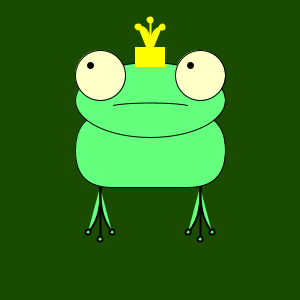
Frame 1 (no input)
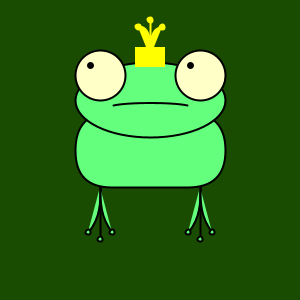
Frame 60 (the mouse pressed at the canvas centre just before this capture)
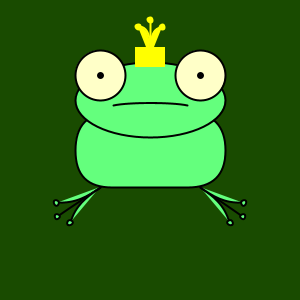
Frame 120 (the mouse held since frame 60 and released just before this capture)

The Processing sketch that drew these frames (run headless with seeded random() and noise(); from frame 60 on, the mouse is pressed at the canvas centre):

// Processing sketch: processing_165225
// ── processing_165225.pde


int xpos;
int ypos;

int fsize =100;

float angle=0;
float step=0;


void setup() {
  
  size(300,300);
  
  rectMode(CENTER);
  
  strokeWeight(1);
  xpos=width/2;
  ypos = height/2;

  fsize =150;
 
  fill(100,255,125);
}

void draw() {
stroke(0);
  background(25,75,0);  
  fill(100,255,125);
  if (mousePressed) {
    step +=0.1;
    angle= cos(step);
  }
 
  float offsetX = map(mouseX, 0, width, -10, 10);
  float offsetY = map(mouseY, 0, width, -10, 10);

  // BODY
  rect(xpos, ypos, fsize, fsize/2, fsize/3);
  // HEAD
  ellipse(xpos, ypos-fsize/3, fsize, fsize/2);
  // MOUTH  
  curve(xpos-fsize/3, ypos + fsize/3 -fsize/2, 
  xpos-fsize/4, ypos+fsize/5-fsize/2, 
  xpos+fsize/4, ypos+fsize/5-fsize/2, 
  xpos+fsize/3, ypos+fsize/3-fsize/2);
  
  //EYES
  fill(255,255,200);
  ellipse(xpos-fsize/3, ypos-fsize/2, fsize/3, fsize/3);
  ellipse(xpos+fsize/3, ypos-fsize/2, fsize/3, fsize/3);
  fill(100,255,125);
  // RETINA
  strokeWeight(7);
  point(xpos+fsize/3+offsetX, ypos-fsize/2+offsetY);
  point(xpos-fsize/3+offsetX, ypos-fsize/2+offsetY);
  strokeWeight(2);
  // LEFT LEG
  pushMatrix();
  translate(xpos-fsize/3, ypos+fsize/4);
  rotate(angle);
  bezier(0, 0, 
  0, fsize/10, 
  0, fsize*2/10, 
  -fsize*1/12, fsize*3/10);
  ellipse(-fsize*1/12, fsize*3/10, 5, 5);
  bezier(0, 0, 
  0, fsize/10, 
  0, fsize*2/10, 
  0, fsize*7/20);
  ellipse(0, fsize*7/20, 5, 5);
  bezier(0, 0, 
  0, fsize/10, 
  0, fsize*2/10, 
  +fsize*1/12, fsize*3/10);
  ellipse(fsize*1/12, fsize*3/10, 5, 5);
  popMatrix();
  // RIGHT LEG
  pushMatrix();
  translate(xpos+fsize/3, ypos+fsize/4);
  rotate(-angle);
  bezier(0, 0, 
  0, fsize/10, 
  0, fsize*2/10, 
  -fsize*1/12, fsize*3/10);
  ellipse(-fsize*1/12, fsize*3/10, 5, 5);
  bezier(0, 0, 
  0, fsize/10, 
  0, fsize*2/10, 
  0, fsize*7/20);
  ellipse(0, fsize*7/20, 5, 5);
  bezier(0, 0, 
  0, fsize/10, 
  0, fsize*2/10, 
  +fsize*1/12, fsize*3/10);
  ellipse(fsize*1/12, fsize*3/10, 5, 5);
  popMatrix();
  
  // crown 
  //rect(xpos, ypos-50, fsize/2, fsize/2,);
  pushMatrix();
  fill(255,255,0);
  stroke(255,255,0);
  translate(xpos, ypos-fsize*5/8);
  rotate(PI);
  //rotate(-angle);
  bezier(0, 0, 
  0, fsize/10, 
  0, fsize*2/10, 
  -fsize*1/12, fsize*2/10);
  ellipse(-fsize*1/12, fsize*2/10, 5, 5);
  bezier(0, 0, 
  0, fsize/10, 
  0, fsize*2/10, 
  0, fsize*5/20);
  ellipse(0, fsize*5/20, 5, 5);
  bezier(0, 0, 
  0, fsize/10, 
  0, fsize*2/10, 
  +fsize*1/12, fsize*2/10);
  ellipse(fsize*1/12, fsize*2/10, 5, 5);
  noStroke();
  rect(0,0,30,20);
  popMatrix();
  
}
